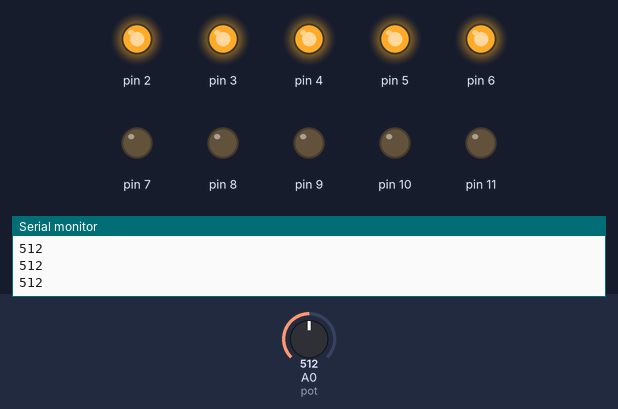
A sketch run on a simulated Arduino Uno, built with avr-gcc and run on an emulated ATmega328P. Shown: output pins drawn as LEDs (lit = HIGH), the last lines printed to the serial monitor. The inputs (shaded band) are chosen by the test bench; at power-on: A0 (pot) = 512.

Above: at 1.2 s.
1.3 s: A0 (pot) set to 597
2.8 s: A0 (pot) set to 631
At 3.8 s:
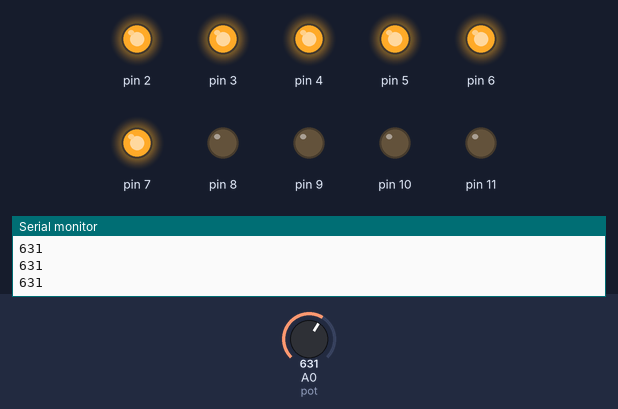
4.3 s: A0 (pot) set to 699
5.8 s: A0 (pot) set to 730
At 6.3 s:
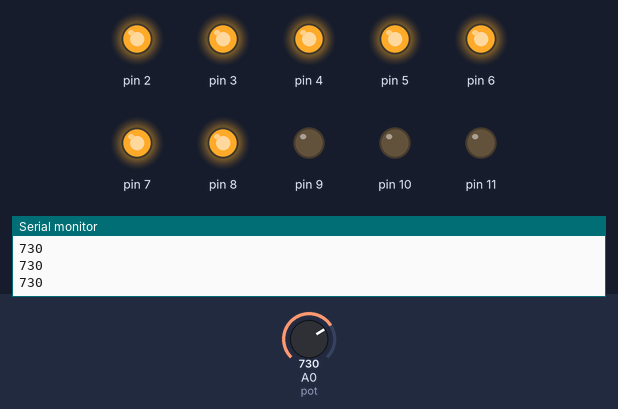
7.3 s: A0 (pot) set to 803
8.8 s: A0 (pot) set to 833
At 9.9 s:
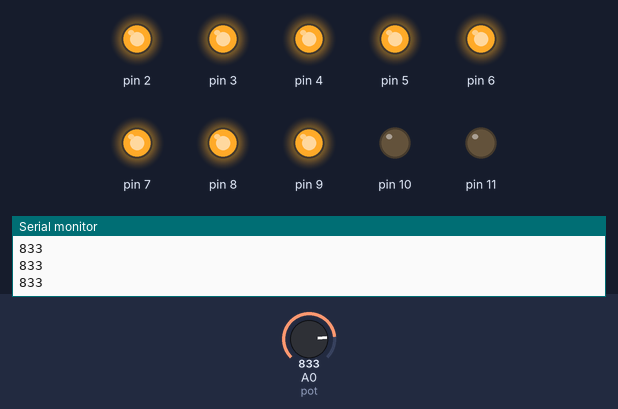
Timing chart, 0 to 11.3 s (numbered marks = the images above; inputs shaded):
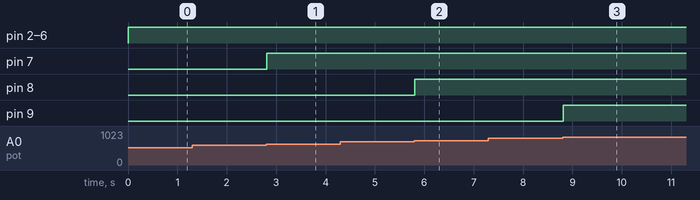

Measured:
- the behaviour switches between 612 and 613 on A0 (pot) (found by bisection; images 0 and 1)
- the behaviour switches between 714 and 715 on A0 (pot) (found by bisection; images 1 and 2)
- the behaviour switches between 816 and 817 on A0 (pot) (found by bisection; images 2 and 3)
- after the input at 2.8 s, pin 7: LOW → HIGH at once
- after the input at 5.8 s, pin 8: LOW → HIGH at once
- after the input at 8.8 s, pin 9: LOW → HIGH at once

The sketch:

codigo.ino
```cpp
// C++ code
const int pot = 0;

int var = 0;

void setup()
{
  pinMode(2, OUTPUT);
  pinMode(3, OUTPUT);
  pinMode(4, OUTPUT);
  pinMode(5, OUTPUT);
  pinMode(6, OUTPUT);
  pinMode(7, OUTPUT);
  pinMode(8, OUTPUT);
  pinMode(9, OUTPUT);
  pinMode(10, OUTPUT);
  pinMode(11, OUTPUT);
  Serial.begin(9600);
}

void loop()
{
  var = analogRead(pot);
  Serial.println(var);

  if(var > 102){
  digitalWrite(2,HIGH);
  }else{

  }

  if(var > 204){
  digitalWrite(3,HIGH);
  }else{

  }

  if(var > 306){
  digitalWrite(4,HIGH);
  }else{

  }

  if(var > 408){
  digitalWrite(5,HIGH);
  }else{

  }

  if(var > 510){
  digitalWrite(6,HIGH);
  }else{

  }

  if(var > 612){
  digitalWrite(7,HIGH);
  }else{

  }

  if(var > 714){
  digitalWrite(8,HIGH);
  }else{

  }

  if(var > 816){
  digitalWrite(9,HIGH);
  }else{

  }

  if(var > 918){
  digitalWrite(10,HIGH);
  }else{

  }

  if(var > 1020){
  digitalWrite(11,HIGH);
  }else{

  }

  delay(200);
}
```
